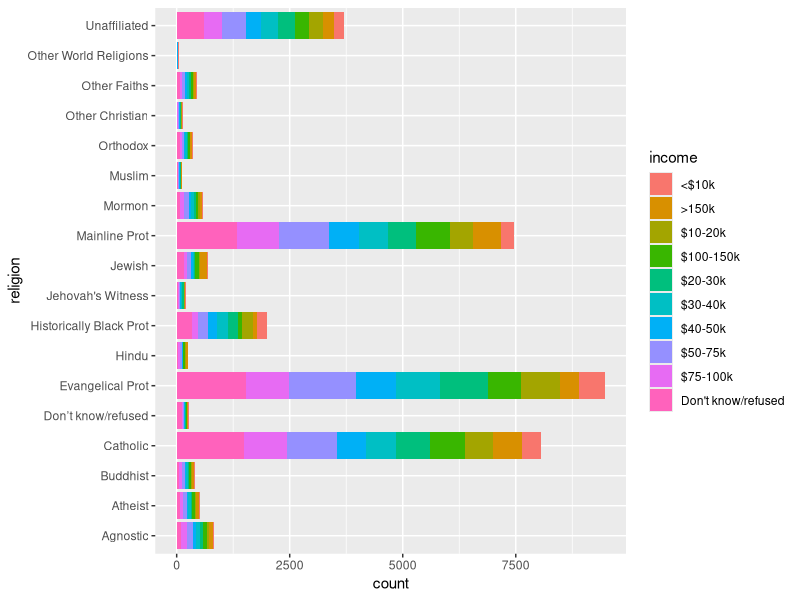
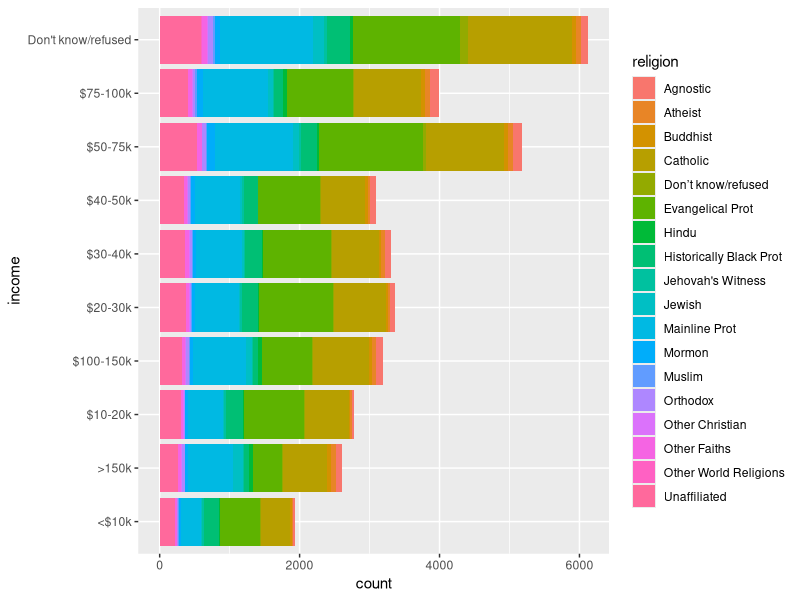
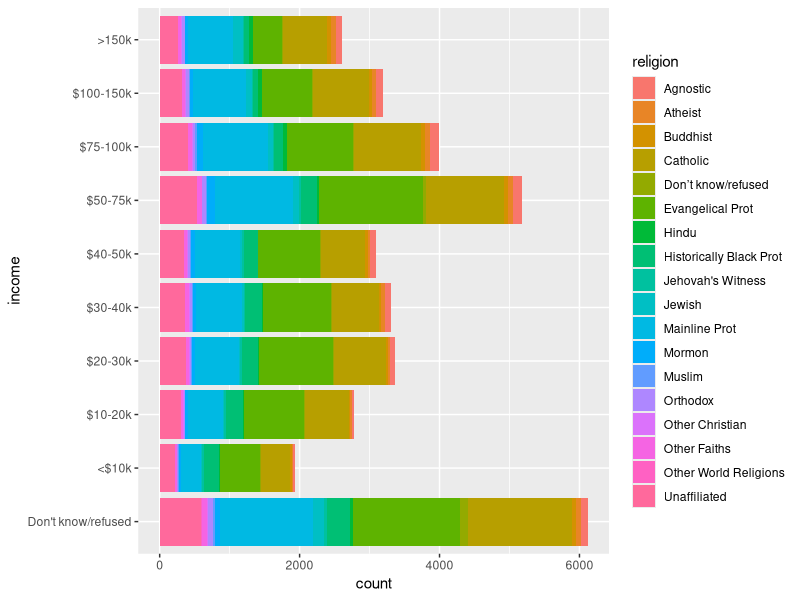

Generate these figures, in order, with R:
## ---- chunk 1
knitr::opts_chunk$set(include = TRUE, echo = TRUE)
options(dplyr.summarise.inform = FALSE)
## ---- chunk 2
library(tidyverse)
library(readxl)
## ---- chunk 3
data(relig_income) # Load the data set.
relig_income
## ---- chunk 4
relig_income_tdy <- 
  relig_income %>% 
    pivot_longer(-religion, names_to = "income", values_to = "count")
## ---- chunk 5
# We no longer need to use coord_flip() for horizontal bar charts

ggplot(relig_income_tdy) + 
  geom_col(aes(y = religion, x = count, fill = income)) 
## ---- chunk 6
ggplot(relig_income_tdy) + 
  geom_col(aes(y = income, x = count, fill = religion))
## ---- chunk 7
#NB this needs refactoring

income_bands <- unique(relig_income_tdy$income)
relig_income_tdy <- 
  relig_income_tdy %>% 
  mutate(income = ordered(income,
                          levels = income_bands[c(10, 1:9)]))

ggplot(relig_income_tdy) + 
  geom_col(aes(x = income, y = count, fill = religion)) + 
  coord_flip()
